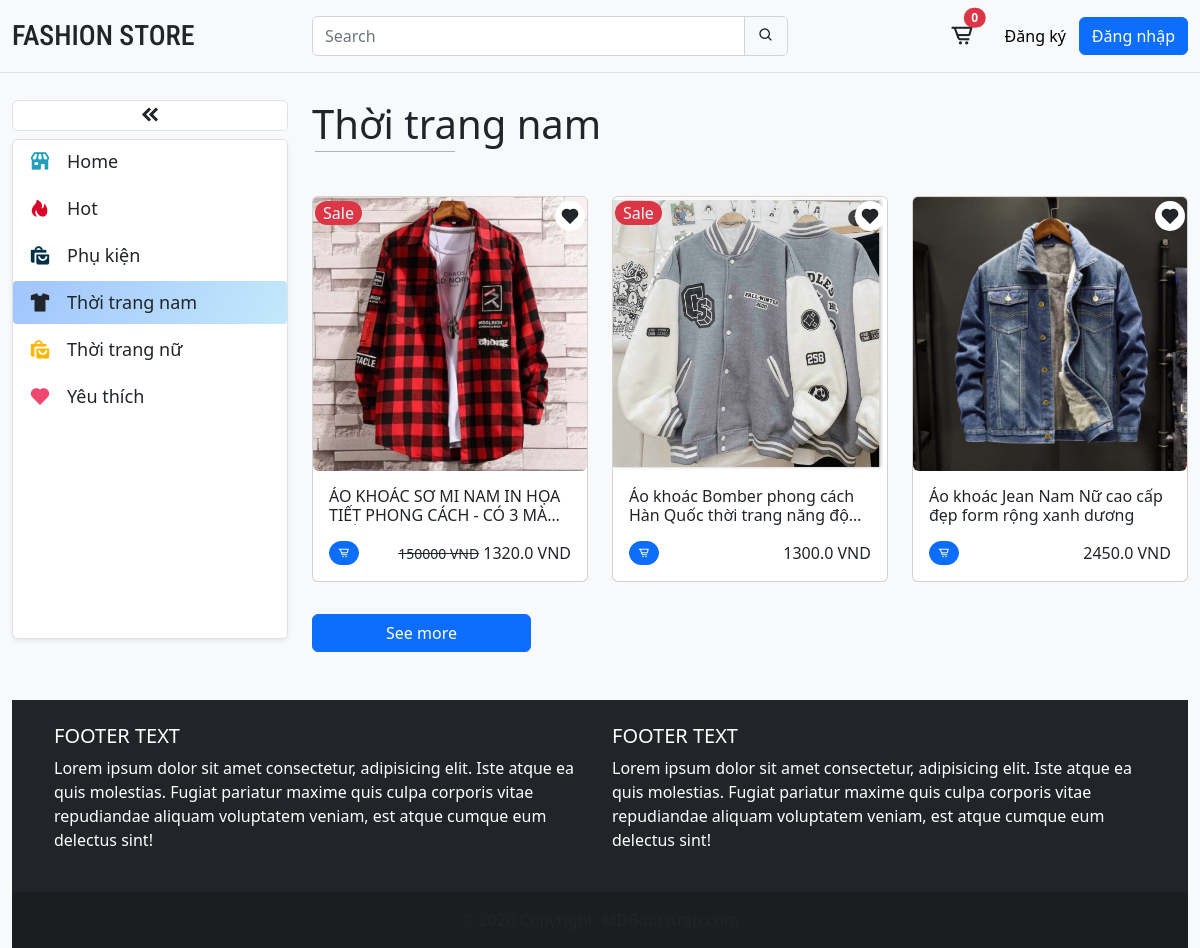
The app's page /?category=men with its own data.
### product/models.py (models this page shows, shortened)
class Category(models.Model):
    name = models.CharField(max_length=255)
    slug = models.SlugField()
    icon = models.CharField(max_length=255, default=False)
    class Meta:
        ordering = ('name',)

class Product(models.Model):
    category = models.ForeignKey(
        Category, related_name='products', on_delete=models.CASCADE)
    image = models.ImageField(upload_to='static/assets')
    name = models.CharField(max_length=255)
    slug = models.SlugField()
    price = models.IntegerField()
    old_price = models.IntegerField()
    sale = models.BooleanField(default=False)
    created_at = models.DateTimeField(auto_now_add=True)
    sold = models.IntegerField(default=False)
    class Meta:
        ordering = ('-created_at',)
    def get_display_price(self):
        return self.price / 100

### core/views.py (the view)
# urls.py: path('', views.index),
def index(request):
    products = Product.objects.all()[0:6]
    categories = Category.objects.all()
    active_category = request.GET.get('category', '')
    if active_category:
        products = Product.objects.filter(category__slug=active_category)
    query = request.GET.get('query', '')
    if query:
        products = Product.objects.filter(
            Q(name__icontains=query))
    context = {
        'products': products,
        'categories': categories,
        'active_category': active_category
    }
    return render(request, 'core/home.html', context)

### cart/cart.py (called while the page is built)
    def __len__(self):
        return sum(item['quantity'] for item in self.cart.values())

### cart/context_processors.py (called while the page is built)
def cart(request):
    return {'cart': Cart(request)}

### core/templates/core/home.html (shortened to what this page needs)
{% extends 'core/base.html' %} {% block title %}Fation Store{% endblock %} {% load static %} {% block content %}
<section class="content" style="margin-top: 100px;">
    <div class="row mt-4 position-relative">
        <div class="col col-md-3 col-lg-3 d-none d-sm-block position-fixed" style="top: 100px; z-index: 0">
            <button class="navbar-toggler text-center bg-white w-100 rounded-2 mb-2 border border-1" id="collapse-btn">
                <i class="bx bxs-chevrons-left h4 m-0"></i>
            </button>
            <ul class="nav flex-column bg-white h-100 rounded-2 shadow-sm border border-1" id="navbar" style="min-height: 500px">
                <li class="nav-item mb-1">
                    <a
                        class="nav-link text-dark menu-title {% if not active_category %} active {% endif %}"
                        aria-current="page"
                        href="/"
                    >
                        <i class="bx bxs-store icon"></i>
                        <span class="title ms-3">Home</span>
                    </a>
                </li>
                {% for category in categories %}
                <li class="nav-item mb-1">
                    <a
                        class="nav-link text-dark menu-title {% if category.slug == active_category %} active {% endif %}"
                        href="/?category={{ category.slug }}"
                    >
                        <i class="bx {{category.icon}} icon"></i>
                        <span class="title ms-3">{{category.name}}</span>
                    </a>
                </li>
                {% endfor %}
            </ul>
        </div>
        <div class="col-12 col-sm-9 col-lg-9 content end-0 offset-md-3">
            <div class="products">
                {% for category in categories %}
                    {% if category.slug == active_category %}
                        <h1 class="content-title h1">{{category.name}}</h1>
                    {% endif %}
                {% endfor %}
                <div class="row mt-5">
                    {% for product in products %}
                        {% include 'product/product_list_item.html' %}
                    {% endfor %}
                </div>
                <button class="btn btn-primary w-25 mt-2" id="see-more">See more</button>
            </div>
        </div>
    </div>
</section>
{% endblock %}

### product/templates/product/product_list_item.html
<div class="col col-12 col-md-6 col-lg-4 position-relative mb-4 prod-item">
    {% if product.sale%}
    <div class="position-absolute sale px-2 bg-danger text-light rounded-pill" style="top: 5px; left: 15px; z-index: 1">
        Sale
    </div>
    {% endif %}
    <div class="position-absolute h5 favorite">
        <i class="bx bxs-heart icon"></i>
    </div>
    <div class="card">
        <a href="{% url 'product' product.id %}">
            <img src="{{product.image}}" class="card-img-top rounded-bottom" alt="..." />
        </a>
        <div class="card-body">
            <h6 class="card-title mb-3">{{product.name}}</h6>
            <div class="clearfix">
                {% if user.username %}
                    <a
                        class="btn btn-primary link-light float-start badge rounded-pill"
                        hx-get="{% url 'add_to_cart' product.id %}"
                        hx-target="#menu-cart-button"
                        hx-swap="outerHTML"
                    >
                        <i class="bx bx-cart-alt"></i>
                    </a>
                {% else %}
                    <a
                        class="btn btn-primary link-light float-start badge rounded-pill"
                        href="{% url 'login' %}"
                        hx-target="#menu-cart-button"
                        hx-swap="outerHTML"
                    >
                        <i class="bx bx-cart-alt"></i>
                    </a>
                {% endif %}
                <div class="float-end">
                    {% if product.old_price > 0%}
                    <small class="price-hp text-decoration-line-through">{{product.old_price}} VND</small>
                    {% endif %}
                    <span class="price-hp h6">{{product.get_display_price}} VND</span>
                </div>
            </div>
        </div>
    </div>
</div>

### core/static/css/styles.css (style rules this page uses)
* { margin: 0; padding: 0; list-style-type: none; }
a { text-decoration: none; color: #212529; }
.nav .nav-item { position: relative; transition: all 0.3s linear; overflow: hidden; }
.nav .nav-item::after { content: ''; position: absolute; top: 0; left: -25px; bottom: 0; width: 30px; height: 100%; background-color: transparent; transform: skew(-40deg); opacity: 0.4; transition: left 0.8s ease; }
.nav .nav-item:nth-child(1) .nav-link i { color: #219ebc; }
.nav .nav-item:nth-child(2) .nav-link i { color: #d90429; }
.nav .nav-item:nth-child(3) .nav-link i { color: #023047; }
.nav .nav-item:nth-child(5) .nav-link i { color: #ffb703; }
.nav .nav-item:nth-child(6) .nav-link i { color: #ef476f; }
.menu-title { font-size: 18px; display: flex; align-items: center; }
.menu-title .icon { width: 22px; height: 22px; font-size: 22px; }
.card-title { display: -webkit-box; -webkit-line-clamp: 2; -webkit-box-orient: vertical; overflow: hidden; text-overflow: ellipsis; }
.nav-link.text-dark.menu-title.active { background-image: linear-gradient(120deg, #a1c4fd 0%, #c2e9fb 100%); border-radius: 4px; }
.content-title { position: relative; }
.content-title::after { content: ''; position: absolute; bottom: -4px; left: 3px; width: 140px; height: 1px; background-color: #b3b3b3; }
.favorite { cursor: pointer; }
.products .sale { top: 0; left: 0; }
.products .favorite { display: flex; justify-content: center; align-items: center; top: 5px; right: 15px; z-index: 1; width: 30px; height: 30px; background-color: #fff; border-radius: 50%; }
.products .prod-item { transition: all 0.3s linear; }
.card-body { min-height: 110.38px; }

### records on screen
Category: name "Hot"
Category: name "Phụ kiện"
Category: name "Thời trang nam"
Category: name "Thời trang nữ"
Category: name "Yêu thích"
Product: sale "Sale", image (picture), name "ÁO KHOÁC SƠ MI NAM IN HỌA TIẾT PHONG CÁCH - CÓ 3…", old_price "150000", get_display_price "1320.0"
Product: sale "Sale", image (picture), name "Áo khoác Bomber phong cách Hàn Quốc thời trang năng…", get_display_price "1300.0"
Product: image (picture), name "Áo khoác Jean Nam Nữ cao cấp đẹp form rộng xanh dương", get_display_price "2450.0"

### other values on screen
{{ cart|length }} "0"
